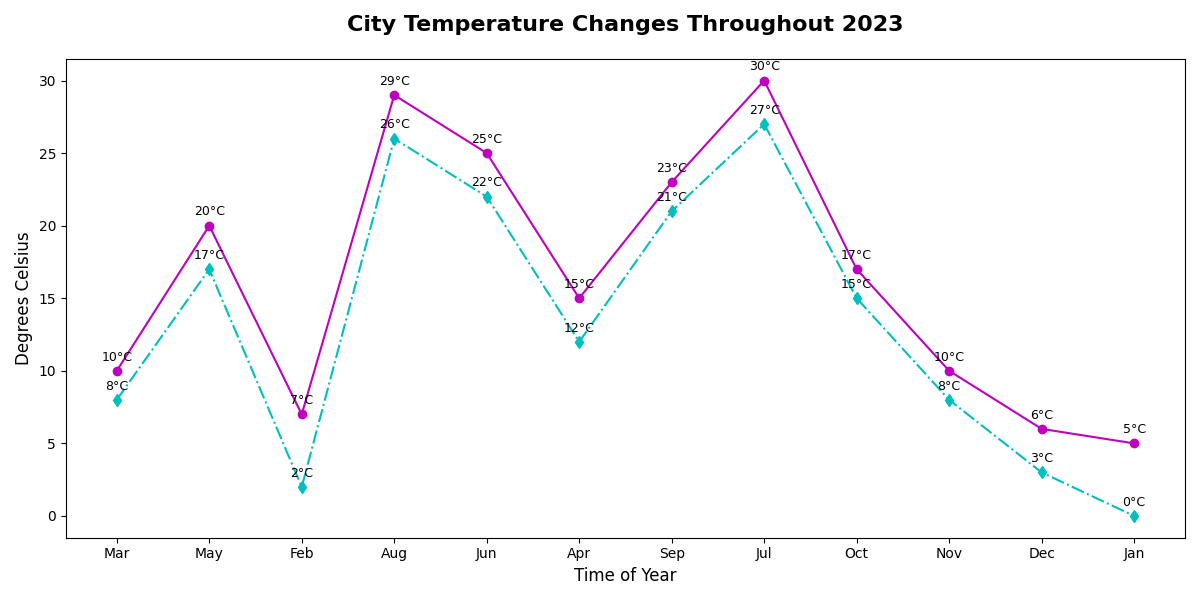

Source code (Python):
import matplotlib.pyplot as plt
import numpy as np

months = np.array(["Mar", "May", "Feb", "Aug", "Jun", "Apr", "Sep", "Jul", "Oct", "Nov", "Dec", "Jan"])
city1_temp = np.array([10, 20, 7, 29, 25, 15, 23, 30, 17, 10, 6, 5])
city3_temp = np.array([8, 17, 2, 26, 22, 12, 21, 27, 15, 8, 3, 0])

fig, ax = plt.subplots(figsize=(12, 6))

# Changed colors for the city temperature plots
ax.plot(months, city1_temp, marker='o', linestyle='-', color='m')  # Changed from 'b' to 'm'
ax.plot(months, city3_temp, marker='d', linestyle='-.', color='c')  # Changed from 'g' to 'c'

ax.set_title("City Temperature Changes Throughout 2023", fontsize=16, fontweight='bold', pad=20)
ax.set_xlabel("Time of Year", fontsize=12)
ax.set_ylabel("Degrees Celsius", fontsize=12)

for i in range(len(months)):
    ax.text(months[i], city1_temp[i] + 0.5, f"{city1_temp[i]}°C", ha='center', va='bottom', fontsize=9)
    ax.text(months[i], city3_temp[i] + 0.5, f"{city3_temp[i]}°C", ha='center', va='bottom', fontsize=9)

plt.tight_layout()
plt.show()
